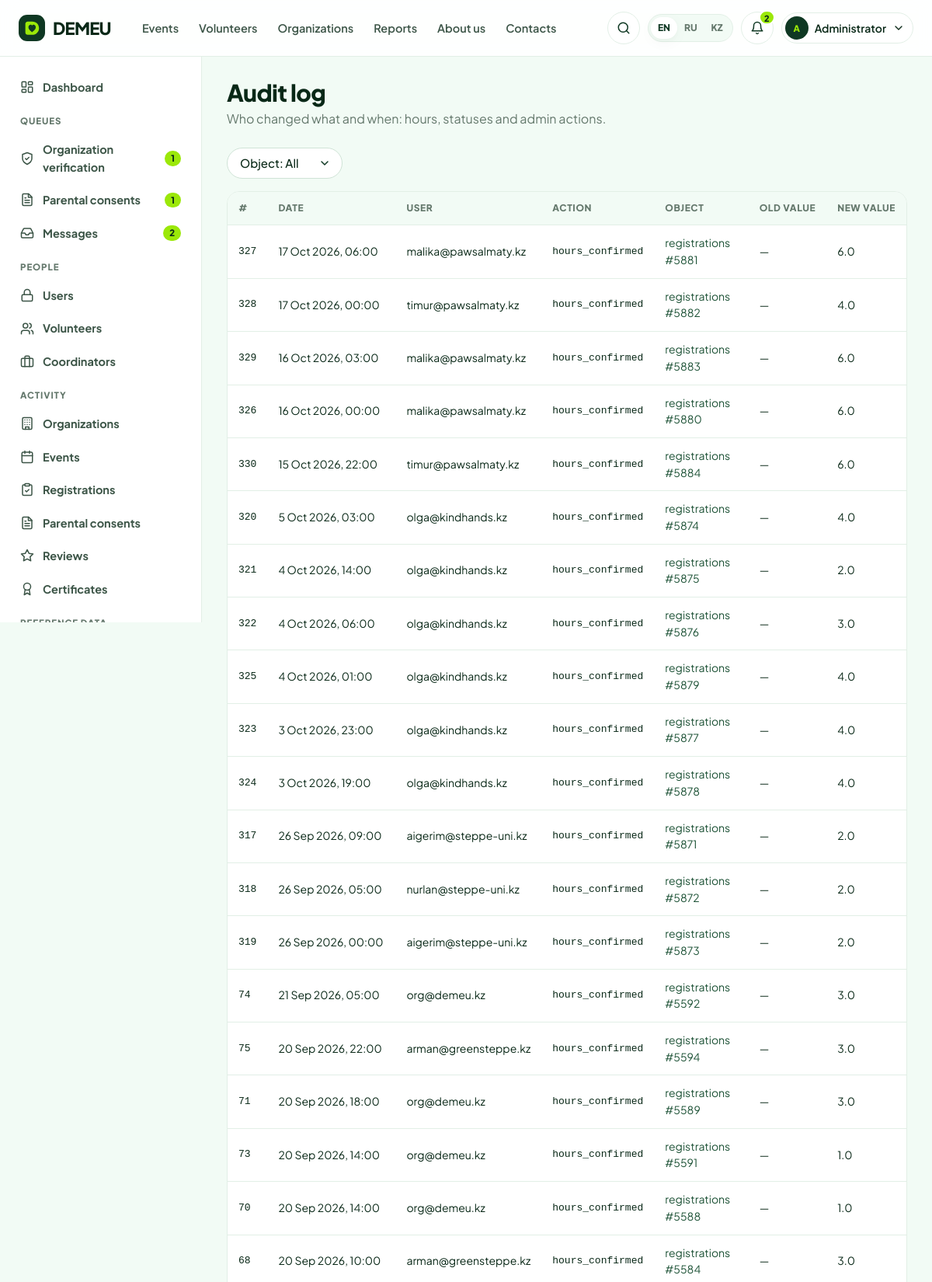
The page /admin/audit (signed in, upper part) on the database its author committed.
### tables this page shows
CREATE TABLE users (
    user_id        INTEGER PRIMARY KEY,
    email          TEXT NOT NULL UNIQUE COLLATE NOCASE,
    password_hash  TEXT NOT NULL,
    role           TEXT NOT NULL CHECK (role IN ('volunteer','coordinator','admin')),
    is_active      INTEGER NOT NULL DEFAULT 1 CHECK (is_active IN (0,1)),
    preferred_lang TEXT NOT NULL DEFAULT 'en' CHECK (preferred_lang IN ('en','ru','kk')),
    created_at     TEXT NOT NULL DEFAULT (datetime('now','localtime')),
    last_login_at  TEXT
);

CREATE TABLE audit_log (
    log_id     INTEGER PRIMARY KEY,
    user_id    INTEGER REFERENCES users(user_id) ON DELETE SET NULL,
    action     TEXT NOT NULL,
    entity     TEXT NOT NULL,
    entity_id  INTEGER,
    old_value  TEXT,
    new_value  TEXT,
    created_at TEXT NOT NULL DEFAULT (datetime('now','localtime'))
);

### demeu/admin.py (the view)
@bp.route("/audit")
@admin_only
def audit_log():
    entity = request.args.get("entity", "")
    where, args = [], []
    if entity:
        where.append("a.entity=?"); args.append(entity)
    base = "SELECT a.*, u.email FROM audit_log a LEFT JOIN users u USING (user_id)" + (
        " WHERE " + " AND ".join(where) if where else "")
    page = Page(scalar(f"SELECT COUNT(*) FROM ({base})", args), page_arg(), 40)
    rows = query(f"{base} ORDER BY a.created_at DESC, a.log_id DESC LIMIT ? OFFSET ?", args + [page.per_page, page.offset])
    entities = [r["entity"] for r in query("SELECT DISTINCT entity FROM audit_log ORDER BY entity")]
    return render_template("admin/audit.html", rows=rows, page=page, entity=entity, entities=entities)

### demeu/admin.py (called while the page is built)
@bp.context_processor
def admin_ctx():
    counts = dict(
        organizations=scalar("SELECT COUNT(*) FROM organizations WHERE status='pending'"),
        consents=scalar("SELECT COUNT(*) FROM consents WHERE status='pending'"),
        messages=scalar("SELECT COUNT(*) FROM contact_messages WHERE status='new'"),
    )
    return dict(ENTITIES=ENTITIES, NAV_GROUPS=NAV_GROUPS, queue_counts=counts)

### demeu/core.py (called while the page is built)
def get_lang():
    lang = session.get("lang")
    if lang in LANGS:
        return lang
    best = request.accept_languages.best_match(["en", "ru", "kk"]) if request else None
    return best or "en"

def _(key, **params):
    entry = TRANSLATIONS.get(key)
    if entry is None:
        text = key
    else:
        lang = g.get("lang", "en")
        text = entry.get(lang) or entry.get("en") or key
    if params:
        try:
            text = text.format(**params)
        except (KeyError, IndexError):
            pass
    return text

def parse_dt(value):
    if not value:
        return None
    if isinstance(value, datetime):
        return value
    for fmt in (DT_FMT, "%Y-%m-%d %H:%M:%S", "%Y-%m-%d"):
        try:
            return datetime.strptime(value, fmt)
        except ValueError:
            continue
    return None

def fmt_date(value, with_weekday=False, with_year=True):
    d = parse_dt(value)
    if not d:
        return ""
    lang = g.get("lang", "en")
    s = f"{d.day} {MONTHS[lang][d.month - 1]}"
    if with_year:
        s += f" {d.year}"
    if with_weekday:
        s = f"{WEEKDAYS[lang][d.weekday()]}, " + s
    return s

def fmt_dt(value):
    d = parse_dt(value)
    return f"{fmt_date(d)}, {d:%H:%M}" if d else ""

def initials(name):
    parts = [p for p in (name or "").split() if p]
    return "".join(p[0] for p in parts[:2]).upper() or "?"

def role_required(*roles):
    def deco(view):
        @wraps(view)
        def wrapped(*a, **kw):
            if g.user is None:
                flash(_("flash_login_required"), "info")
                return redirect(url_for("auth.login", next=request.full_path))
            if g.user["role"] not in roles:
                abort(403)
            if g.user["role"] == "volunteer" and not g.volunteer:
                abort(403)
            if g.user["role"] == "coordinator" and not g.coordinator:
                abort(403)
            return view(*a, **kw)
        return wrapped
    return deco

def csrf_field():
    return Markup(f'<input type="hidden" name="csrf_token" value="{csrf_token()}">')

### demeu/templates/admin/audit.html (shortened to what this page needs)
{% extends "admin/_layout.html" %}
{% from "partials/macros.html" import pagination %}
{% block admin %}
<div class="cab-head"><div><h1>{{ _('adm_audit') }}</h1><p>{{ _('adm_audit_subtitle') }}</p></div></div>
<form class="toolbar" method="get">
  <select class="select pill" name="entity" onchange="this.form.submit()" aria-label="{{ _('object') }}">
    <option value="">{{ _('object') }}: {{ _('all') }}</option>
  </select>
</form>
<div class="table-wrap"><table class="table">
  <thead><tr><th>#</th><th>{{ _('date') }}</th><th>{{ _('user') }}</th><th>{{ _('action') }}</th><th>{{ _('object') }}</th><th>{{ _('old_value') }}</th><th>{{ _('new_value') }}</th></tr></thead>
  <tbody>{% for a in rows %}
    <tr><td class="mono">{{ a.log_id }}</td><td class="small nowrap">{{ fmt_dt(a.created_at) }}</td><td class="small">{{ a.email or '—' }}</td><td class="mono">{{ a.action }}</td>
      <td class="small">{% if a.entity in ('registrations','events','organizations','users','consents') %}<a href="{{ url_for('admin.entity_edit', entity=a.entity, pk=a.entity_id) }}">{{ a.entity }} #{{ a.entity_id }}</a>{% else %}{{ a.entity }} #{{ a.entity_id }}{% endif %}</td>
      <td class="small">{{ a.old_value if a.old_value is not none else '—' }}</td><td class="small">{{ a.new_value if a.new_value is not none else '—' }}</td></tr>
  {% else %}<tr><td colspan="7" class="center muted">{{ _('nothing_here') }}</td></tr>{% endfor %}</tbody></table></div>
{% endblock %}

### demeu/templates/base.html (shortened to what this page needs)
<!doctype html>
<html lang="{{ 'kk' if lang == 'kk' else lang }}">
<head>
  <link rel="stylesheet" href="{{ url_for('static', filename='css/app.css') }}">
</head>
<body class="{% block body_class %}{% endblock %}">
{% set ep = request.endpoint or '' %}
<header class="site-header">
  <div class="wrap header-inner">
    <a class="logo" href="{{ url_for('public.home') }}" aria-label="DEMEU">
      <span class="logo-mark">{{ logo_mark(22) }}</span>DEMEU
    </a>
    <nav class="nav" aria-label="{{ _('main_menu') }}">
      <a href="{{ url_for('public.events') }}" class="{{ 'active' if ep.startswith('public.event') }}">{{ _('nav_events') }}</a>
      <a href="{{ url_for('public.volunteers') }}" class="{{ 'active' if ep.startswith('public.volunteer') }}">{{ _('nav_volunteers') }}</a>
      <a href="{{ url_for('public.organizations') }}" class="{{ 'active' if ep.startswith('public.organization') }}">{{ _('nav_organizations') }}</a>
      <a href="{{ url_for('public.reports') }}" class="{{ 'active' if ep == 'public.reports' }}">{{ _('nav_reports') }}</a>
      <a href="{{ url_for('public.about') }}" class="{{ 'active' if ep == 'public.about' }}">{{ _('nav_about') }}</a>
      <a href="{{ url_for('public.contacts') }}" class="{{ 'active' if ep == 'public.contacts' }}">{{ _('nav_contacts') }}</a>
    </nav>
    <div class="header-tools">
      <a class="icon-btn hide-md" href="{{ url_for('public.search') }}" aria-label="{{ _('search') }}" title="{{ _('search') }}">{{ icon('search') }}</a>
      <div class="lang-switch" role="group" aria-label="{{ _('language') }}">
        {% for code in LANGS %}
          <a href="{{ url_for('public.set_lang', code=code, next=request.full_path) }}" class="{{ 'on' if code == lang }}" lang="{{ code }}">{{ LANG_LABELS[code] }}</a>
        {% endfor %}
      </div>
      {% if g.user %}
        <a class="icon-btn" href="{{ url_for('auth.notifications') }}" aria-label="{{ _('notifications') }}" title="{{ _('notifications') }}">
          {{ icon('bell') }}{% if unread %}<span class="count">{{ unread if unread < 100 else '99+' }}</span>{% endif %}
        </a>
        {% set person = g.volunteer or g.coordinator %}
        <div class="user-menu">
          <button class="user-btn" data-toggle="user-dd" aria-expanded="false" aria-haspopup="true">
            {% if g.volunteer and g.volunteer.avatar_path %}
              <span class="avatar sm"><img src="{{ url_for('media.public_file', folder=g.volunteer.avatar_path.split('/')[0], name=g.volunteer.avatar_path.split('/')[1]) }}" alt=""></span>
            {% else %}
              <span class="avatar sm">{{ initials(person.full_name if person else g.user.email) }}</span>
            {% endif %}
            <span class="hide-md">{{ (person.full_name.split()[0]) if person else _('role_admin') }}</span>{{ icon('chevron-down', 16) }}
          </button>
        </div>
      {% else %}
        <a class="btn btn-ghost btn-sm hide-md" href="{{ url_for('auth.login', next=request.full_path if ep not in ('auth.login','auth.register') else None) }}">{{ _('login') }}</a>
        <a class="btn btn-primary btn-sm" href="{{ url_for('auth.register') }}">{{ _('join') }}</a>
      {% endif %}
    </div>
  </div>
</header>
<main id="main">{% block content %}{% endblock %}</main>
</body>
</html>

### rows shown on the page
users: email "A"
audit_log: log_id "327", created_at "17 Oct 2026, 06:00", email "malika@pawsalmaty.kz", action "hours_confirmed", entity "registrations", entity_id "5881", old_value "—", new_value "6.0"
audit_log: log_id "328", created_at "17 Oct 2026, 00:00", email "timur@pawsalmaty.kz", action "hours_confirmed", entity "registrations", entity_id "5882", old_value "—", new_value "4.0"
audit_log: log_id "329", created_at "16 Oct 2026, 03:00", email "malika@pawsalmaty.kz", action "hours_confirmed", entity "registrations", entity_id "5883", old_value "—", new_value "6.0"
audit_log: log_id "326", created_at "16 Oct 2026, 00:00", email "malika@pawsalmaty.kz", action "hours_confirmed", entity "registrations", entity_id "5880", old_value "—", new_value "6.0"
audit_log: log_id "330", created_at "15 Oct 2026, 22:00", email "timur@pawsalmaty.kz", action "hours_confirmed", entity "registrations", entity_id "5884", old_value "—", new_value "6.0"
audit_log: log_id "320", created_at "5 Oct 2026, 03:00", email "olga@kindhands.kz", action "hours_confirmed", entity "registrations", entity_id "5874", old_value "—", new_value "4.0"
audit_log: log_id "321", created_at "4 Oct 2026, 14:00", email "olga@kindhands.kz", action "hours_confirmed", entity "registrations", entity_id "5875", old_value "—", new_value "2.0"
audit_log: log_id "322", created_at "4 Oct 2026, 06:00", email "olga@kindhands.kz", action "hours_confirmed", entity "registrations", entity_id "5876", old_value "—", new_value "3.0"
audit_log: log_id "325", created_at "4 Oct 2026, 01:00", email "olga@kindhands.kz", action "hours_confirmed", entity "registrations", entity_id "5879", old_value "—", new_value "4.0"
audit_log: log_id "323", created_at "3 Oct 2026, 23:00", email "olga@kindhands.kz", action "hours_confirmed", entity "registrations", entity_id "5877", old_value "—", new_value "4.0"
audit_log: log_id "324", created_at "3 Oct 2026, 19:00", email "olga@kindhands.kz", action "hours_confirmed", entity "registrations", entity_id "5878", old_value "—", new_value "4.0"
audit_log: log_id "317", created_at "26 Sep 2026, 09:00", email "aigerim@steppe-uni.kz", action "hours_confirmed", entity "registrations", entity_id "5871", old_value "—", new_value "2.0"
audit_log: log_id "318", created_at "26 Sep 2026, 05:00", email "nurlan@steppe-uni.kz", action "hours_confirmed", entity "registrations", entity_id "5872", old_value "—", new_value "2.0"
audit_log: log_id "319", created_at "26 Sep 2026, 00:00", email "aigerim@steppe-uni.kz", action "hours_confirmed", entity "registrations", entity_id "5873", old_value "—", new_value "2.0"
audit_log: log_id "74", created_at "21 Sep 2026, 05:00", email "org@demeu.kz", action "hours_confirmed", entity "registrations", entity_id "5592", old_value "—", new_value "3.0"
audit_log: log_id "75", created_at "20 Sep 2026, 22:00", email "arman@greensteppe.kz", action "hours_confirmed", entity "registrations", entity_id "5594", old_value "—", new_value "3.0"
audit_log: log_id "71", created_at "20 Sep 2026, 18:00", email "org@demeu.kz", action "hours_confirmed", entity "registrations", entity_id "5589", old_value "—", new_value "3.0"
audit_log: log_id "73", created_at "20 Sep 2026, 14:00", email "org@demeu.kz", action "hours_confirmed", entity "registrations", entity_id "5591", old_value "—", new_value "1.0"
audit_log: log_id "70", created_at "20 Sep 2026, 14:00", email "org@demeu.kz", action "hours_confirmed", entity "registrations", entity_id "5588", old_value "—", new_value "1.0"
audit_log: log_id "68", created_at "20 Sep 2026, 10:00", email "arman@greensteppe.kz", action "hours_confirmed", entity "registrations", entity_id "5584", old_value "—", new_value "3.0"

### other values the page prints
{{ LANG_LABELS[code] }} "EN" "RU" "KZ"
{{ unread if unread < 100 else '99+' }} "2"
{{ (person.full_name.split()[0]) if person else _('role_admin') }} "Administrator"
{{ queue_counts.organizations }} "1"
{{ queue_counts.consents }} "1"
{{ queue_counts.messages }} "2"
form field entity "Object: All"
